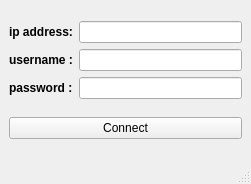
<?xml version="1.0" encoding="UTF-8"?>
<ui version="4.0">
 <class>MainWindow</class>
 <widget class="QMainWindow" name="MainWindow">
  <property name="geometry">
   <rect>
    <x>0</x>
    <y>0</y>
    <width>251</width>
    <height>184</height>
   </rect>
  </property>
  <property name="windowTitle">
   <string>MainWindow</string>
  </property>
  <widget class="QWidget" name="centralwidget">
   <layout class="QGridLayout" name="gridLayout_2">
    <item row="0" column="0">
     <layout class="QGridLayout" name="gridLayout">
      <item row="0" column="0">
       <widget class="QLabel" name="label">
        <property name="font">
         <font>
          <weight>75</weight>
          <bold>true</bold>
         </font>
        </property>
        <property name="text">
         <string>ip address:</string>
        </property>
       </widget>
      </item>
      <item row="2" column="0">
       <widget class="QLabel" name="label_3">
        <property name="font">
         <font>
          <weight>75</weight>
          <bold>true</bold>
         </font>
        </property>
        <property name="text">
         <string>password :</string>
        </property>
       </widget>
      </item>
      <item row="1" column="0">
       <widget class="QLabel" name="label_2">
        <property name="font">
         <font>
          <weight>75</weight>
          <bold>true</bold>
         </font>
        </property>
        <property name="text">
         <string>username :</string>
        </property>
       </widget>
      </item>
      <item row="0" column="1">
       <widget class="QLineEdit" name="txt_ip"/>
      </item>
      <item row="1" column="1">
       <widget class="QLineEdit" name="txt_user"/>
      </item>
      <item row="2" column="1">
       <widget class="QLineEdit" name="txt_pwd"/>
      </item>
     </layout>
    </item>
    <item row="1" column="0">
     <widget class="QPushButton" name="btn_connect">
      <property name="text">
       <string>Connect</string>
      </property>
     </widget>
    </item>
   </layout>
  </widget>
  <widget class="QMenuBar" name="menubar">
   <property name="geometry">
    <rect>
     <x>0</x>
     <y>0</y>
     <width>251</width>
     <height>21</height>
    </rect>
   </property>
  </widget>
  <widget class="QStatusBar" name="statusbar"/>
 </widget>
 <resources/>
 <connections/>
</ui>
